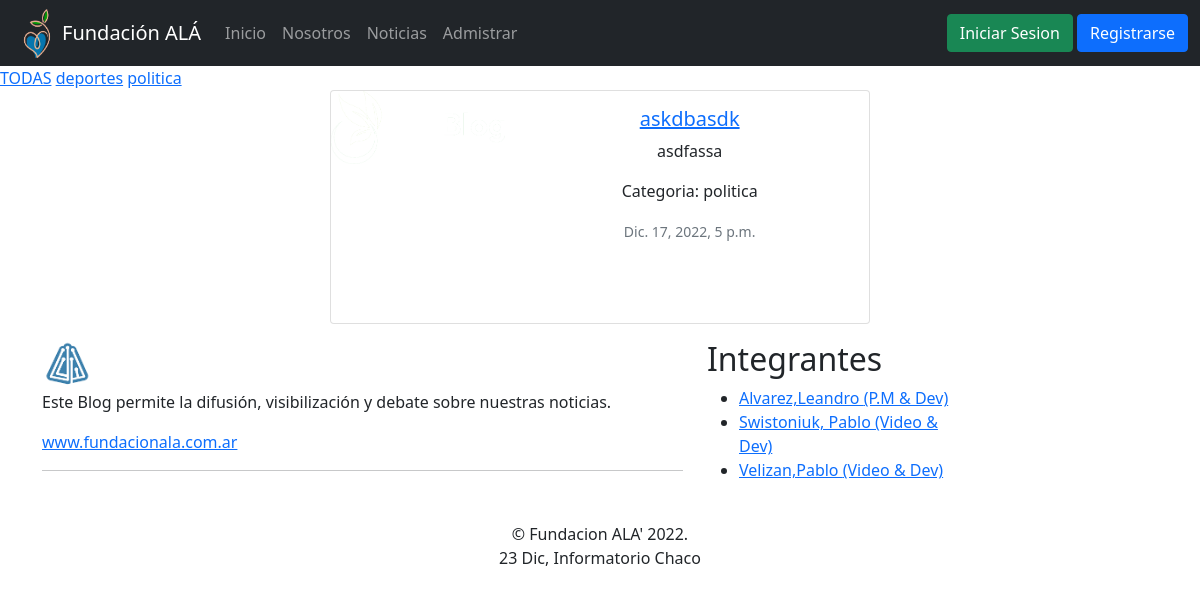
Before: /Noticias/?id=5 with the older database file.
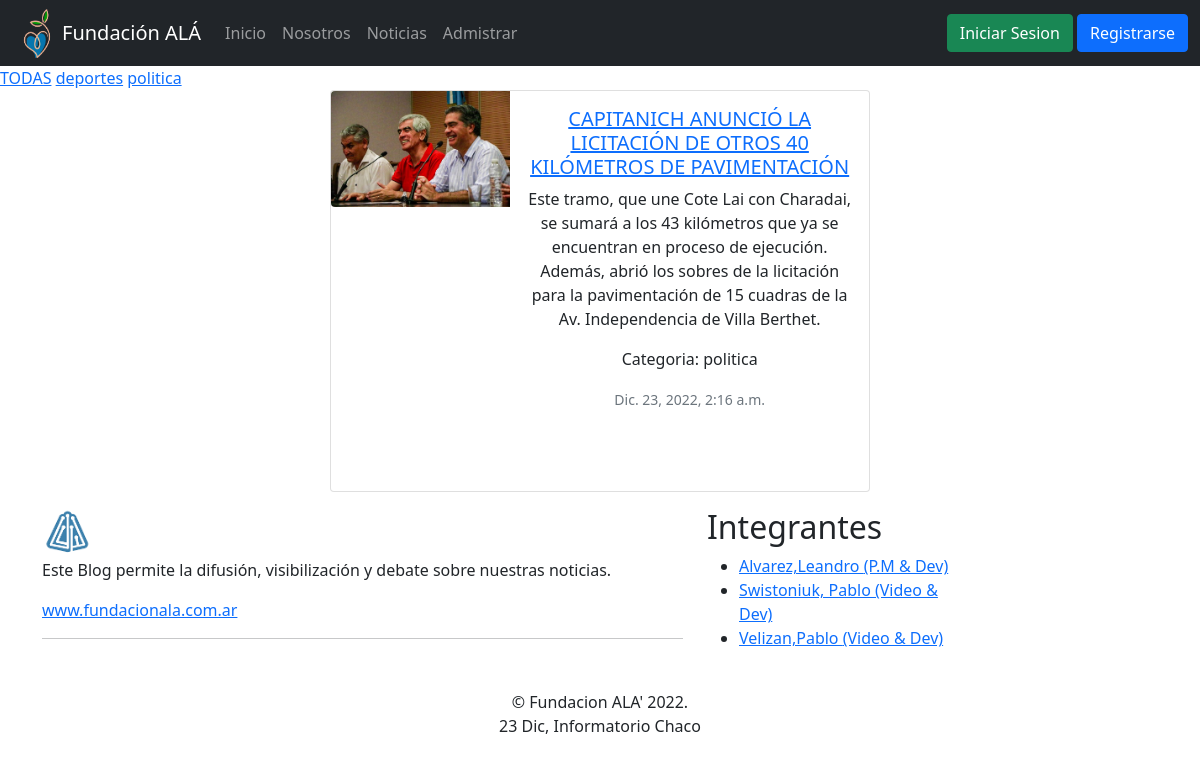
After: the same page with the newer database file.
### apps/noticias/models.py (models this page shows, shortened)
class Categoria(models.Model):
	nombre = models.CharField(max_length = 60)
	def __str__(self):
		return self.nombre

class Noticia(models.Model):
	titulo = models.CharField(max_length = 150)
	cuerpo = models.TextField()
	imagen = models.ImageField(upload_to = 'noticias')
	categoria_noticia = models.ForeignKey(Categoria, on_delete = models.CASCADE)
	fecha = models.DateTimeField(auto_now_add=True)

### apps/noticias/views.py (the view)
# urls.py: path('', views.Listar_Noticias, name = 'listar'),
def Listar_Noticias(request):
	contexto = {}
	id_categoria = request.GET.get('id',None)
	if id_categoria:
		n = Noticia.objects.filter(categoria_noticia = id_categoria)
	else:
		n = Noticia.objects.all() #RETORNA UNA LISTA DE OBJETOS
	contexto['noticias'] = n
	cat = Categoria.objects.all().order_by('nombre')
	contexto['categorias'] = cat
	return render(request, 'noticias/listar.html', contexto)

### templates/noticias/listar.html (shortened to what this page needs)
{% extends 'base.html' %}
{% load static %}
{% block contenido %}
	<div class="submenu">
		<a href="{% url 'noticias:listar' %}">TODAS</a>
		{% for cat in categorias %}
			<a href="?id={{cat.pk}}">{{cat.nombre}}</a>
		{% endfor %}
	</div>
	{% for noti in noticias %}
	<center>
	  <div class="card mb-3" style="max-width: 540px;">
		<div class="row g-0">
		  <div class="col-md-4">
			<img src="{{noti.imagen.url}}" class="img-fluid rounded-start" alt="imagen-noticia">
		  </div>
		  <div class="col-md-8">
			<div class="card-body">
			  <h5 class="card-title"><a href="{% url 'noticias:detalle' noti.pk %}">{{noti.titulo}}</a></h5>
			  <p class="card-text"> {{noti.cuerpo}}</p>
			  <p>Categoria: {{noti.categoria_noticia}}</p>
			  <p class="card-text"><small class="text-muted">{{noti.fecha}}</small></p>
			  <br><br>
			</div>
		  </div>
		</div>
	  </div>
	</center>
	{% endfor %}
{% endblock contenido %}

Changed rows visible on the page:
removed Noticia: imagen (picture), titulo "askdbasdk", cuerpo "asdfassa", categoria_noticia "politica", fecha "Dic. 17, 2022, 5 p.m."
added Noticia: imagen (picture), titulo "CAPITANICH ANUNCIÓ LA LICITACIÓN DE OTROS 40 KILÓMETROS DE PAVIMENTACIÓN", cuerpo "Este tramo, que une Cote Lai con Charadai, se sumará a los 43 kilómetros que ya se encuentran en proceso de ejecución. Además, abrió los sobres de la licitación para la pavimentación de 15 cuadras de la Av. Independencia de Villa Berthet.", categoria_noticia "politica", fecha "Dic. 23, 2022, 2:16 a.m."
